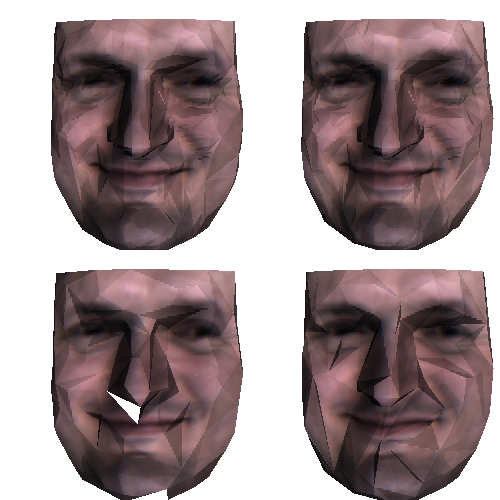

The Python source for this figure:
#!/usr/bin/env python

# Compare vtkDecimatePro with different topology and error accumulation
# settings on a textured face model, shown in four viewports.

import os

# Factory overrides
import vtkmodules.vtkInteractionStyle  # noqa: F401
import vtkmodules.vtkRenderingOpenGL2  # noqa: F401

from vtkmodules.vtkFiltersCore import vtkDecimatePro
from vtkmodules.vtkIOImage import vtkPNGReader
from vtkmodules.vtkIOLegacy import vtkPolyDataReader
from vtkmodules.vtkRenderingCore import (
    vtkActor,
    vtkCamera,
    vtkPolyDataMapper,
    vtkRenderWindow,
    vtkRenderWindowInteractor,
    vtkRenderer,
    vtkTexture,
)

# Data directory
data_dir = os.environ.get("VPE_DATA_DIR", os.path.dirname(os.path.abspath(__file__)))

# Read the face texture
png_reader = vtkPNGReader()
png_reader.SetFileName(os.path.join(data_dir, "fran_cut.png"))
texture = vtkTexture()
texture.SetInputConnection(png_reader.GetOutputPort())
texture.InterpolateOn()

# Read the face geometry
fran = vtkPolyDataReader()
fran.SetFileName(os.path.join(data_dir, "fran_cut.vtk"))

# --- TopologyOn + AccumulateOn ---
deci_on_on = vtkDecimatePro()
deci_on_on.SetInputConnection(fran.GetOutputPort())
deci_on_on.SetTargetReduction(0.95)
deci_on_on.PreserveTopologyOn()
deci_on_on.AccumulateErrorOn()
mapper_on_on = vtkPolyDataMapper()
mapper_on_on.SetInputConnection(deci_on_on.GetOutputPort())
actor_on_on = vtkActor()
actor_on_on.SetMapper(mapper_on_on)
actor_on_on.SetTexture(texture)

# --- TopologyOn + AccumulateOff ---
deci_on_off = vtkDecimatePro()
deci_on_off.SetInputConnection(fran.GetOutputPort())
deci_on_off.SetTargetReduction(0.95)
deci_on_off.PreserveTopologyOn()
deci_on_off.AccumulateErrorOff()
mapper_on_off = vtkPolyDataMapper()
mapper_on_off.SetInputConnection(deci_on_off.GetOutputPort())
actor_on_off = vtkActor()
actor_on_off.SetMapper(mapper_on_off)
actor_on_off.SetTexture(texture)

# --- TopologyOff + AccumulateOn ---
deci_off_on = vtkDecimatePro()
deci_off_on.SetInputConnection(fran.GetOutputPort())
deci_off_on.SetTargetReduction(0.95)
deci_off_on.PreserveTopologyOff()
deci_off_on.AccumulateErrorOn()
mapper_off_on = vtkPolyDataMapper()
mapper_off_on.SetInputConnection(deci_off_on.GetOutputPort())
actor_off_on = vtkActor()
actor_off_on.SetMapper(mapper_off_on)
actor_off_on.SetTexture(texture)

# --- TopologyOff + AccumulateOff ---
deci_off_off = vtkDecimatePro()
deci_off_off.SetInputConnection(fran.GetOutputPort())
deci_off_off.SetTargetReduction(0.95)
deci_off_off.PreserveTopologyOff()
deci_off_off.AccumulateErrorOff()
mapper_off_off = vtkPolyDataMapper()
mapper_off_off.SetInputConnection(deci_off_off.GetOutputPort())
actor_off_off = vtkActor()
actor_off_off.SetMapper(mapper_off_off)
actor_off_off.SetTexture(texture)

# Renderers for four viewports
renderer_0 = vtkRenderer()
renderer_0.SetViewport(0, 0.5, 0.5, 1)
renderer_0.AddActor(actor_on_on)
renderer_0.SetBackground(1, 1, 1)

renderer_1 = vtkRenderer()
renderer_1.SetViewport(0.5, 0.5, 1, 1)
renderer_1.AddActor(actor_on_off)
renderer_1.SetBackground(1, 1, 1)

renderer_2 = vtkRenderer()
renderer_2.SetViewport(0, 0, 0.5, 0.5)
renderer_2.AddActor(actor_off_on)
renderer_2.SetBackground(1, 1, 1)

renderer_3 = vtkRenderer()
renderer_3.SetViewport(0.5, 0, 1, 0.5)
renderer_3.AddActor(actor_off_off)
renderer_3.SetBackground(1, 1, 1)

# Window
render_window = vtkRenderWindow()
render_window.AddRenderer(renderer_0)
render_window.AddRenderer(renderer_1)
render_window.AddRenderer(renderer_2)
render_window.AddRenderer(renderer_3)
render_window.SetSize(500, 500)
render_window.SetWindowName("deci fran face")

# Scene
camera = vtkCamera()
camera.SetPosition(0.314753, -0.0699988, -0.264225)
camera.SetFocalPoint(0.00188636, -0.136847, -5.84226e-09)
camera.SetViewAngle(30)
camera.SetViewUp(0, 1, 0)

renderer_0.SetActiveCamera(camera)
renderer_1.SetActiveCamera(camera)
renderer_2.SetActiveCamera(camera)
renderer_3.SetActiveCamera(camera)

renderer_0.ResetCameraClippingRange()
renderer_1.ResetCameraClippingRange()
renderer_2.ResetCameraClippingRange()
renderer_3.ResetCameraClippingRange()

# Interactor
interactor = vtkRenderWindowInteractor()
interactor.SetRenderWindow(render_window)

interactor.Initialize()
interactor.Start()
